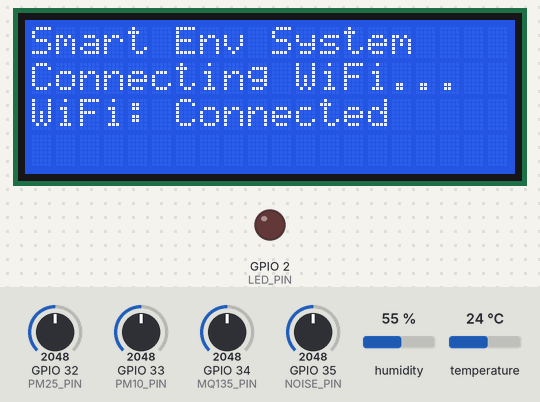
Bench run of a program on a simulated ESP32. Shown: 20×4 character LCD, output pins drawn as LEDs (lit = HIGH). Inputs (shaded band) come from the test bench; at power-on: GPIO 32 (PM25_PIN) = 2048, GPIO 33 (PM10_PIN) = 2048, GPIO 34 (MQ135_PIN) = 2048, GPIO 35 (NOISE_PIN) = 2048, humidity 55 %, temperature 24 °C. WiFi joins after 1.5 s; servers stay silent unless stated; uploads are accepted with an empty reply; what the program prints to the serial monitor is not drawn.

Above: at 1.7 s.
At 3.8 s:
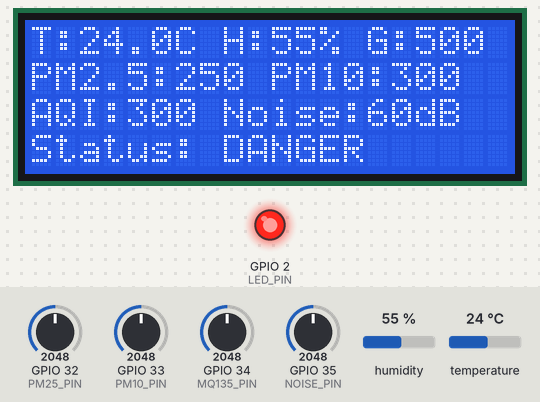
Timing chart, 0 to 5.3 s (numbered marks = the images above):
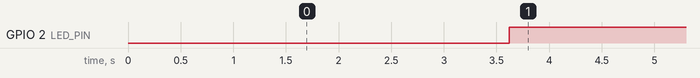

The program:

main.cpp
```cpp
#include <Wire.h>
#include <LiquidCrystal_I2C.h>
#include <DHT.h>
#include <WiFi.h>
#include <HTTPClient.h>
#include <ArduinoJson.h>

#define DHTPIN 15
#define DHTTYPE DHT22
#define LED_PIN 2
#define MQ135_PIN 34  // Analog pin for MQ-135 gas sensor
#define NOISE_PIN 35  // Analog pin for noise sensor
#define PM25_PIN 32   // Analog pin for PM2.5 sensor
#define PM10_PIN 33   // Analog pin for PM10 sensor

// Function declarations
void sendDataToCloud(float temp, float hum, int gas, int noise, int pm25, int pm10, String status);
int readGasSensor();
int readNoiseSensor();
int readPM25Sensor();
int readPM10Sensor();
int calculateAQI(int pm25, int pm10);

// WiFi credentials (Wokwi WiFi simulation)
const char* ssid = "Wokwi-GUEST";
const char* password = "";

// Simple HTTP server endpoint
// Use Wokwi gateway to access localhost on host machine
const char* serverUrl = "http://host.wokwi.internal:3000/api/airquality";

// Alternative: Use Firebase (uncomment to use)
// const char* firebaseHost = "https://YOUR-PROJECT-ID.firebaseio.com";
// const char* firebasePath = "/airquality/sensor1.json";
// const char* firebaseAuth = "";

// Use 20 columns and 4 rows for LCD2004
LiquidCrystal_I2C lcd(0x27, 20, 4);
DHT dht(DHTPIN, DHTTYPE);

unsigned long lastSendTime = 0;
const unsigned long sendInterval = 60000; // Send data every 1 minute

void setup() {
  Serial.begin(115200);
  dht.begin();
  lcd.init();
  lcd.backlight();
  pinMode(LED_PIN, OUTPUT);

  lcd.setCursor(0, 0);
  lcd.print("Smart Env System");
  lcd.setCursor(0, 1);
  lcd.print("Connecting WiFi...");

  // Connect to WiFi
  WiFi.begin(ssid, password);
  Serial.print("Connecting to WiFi");

  int attempts = 0;
  while (WiFi.status() != WL_CONNECTED && attempts < 20) {
    delay(500);
    Serial.print(".");
    attempts++;
  }

  if (WiFi.status() == WL_CONNECTED) {
    Serial.println("\nWiFi Connected!");
    Serial.print("IP Address: ");
    Serial.println(WiFi.localIP());

    lcd.setCursor(0, 2);
    lcd.print("WiFi: Connected");
    delay(2000);
  } else {
    Serial.println("\nWiFi Connection Failed!");
    lcd.setCursor(0, 2);
    lcd.print("WiFi: Failed");
    delay(2000);
  }

  lcd.clear();
}

void loop() {
  float temp = dht.readTemperature();
  float hum = dht.readHumidity();

  // Read sensor values from potentiometers (simulating real sensors)
  int gas = readGasSensor();      // MQ-135: 0-1000 ppm
  int noise = readNoiseSensor();  // Noise: 0-120 dB
  int pm25 = readPM25Sensor();    // PM2.5: 0-500 µg/m³
  int pm10 = readPM10Sensor();    // PM10: 0-600 µg/m³

  int aqi = calculateAQI(pm25, pm10);
  String status = "NORMAL";

  // Enhanced threshold logic including PM2.5 and PM10
  if (gas > 700 || noise > 80 || temp > 40.0 || pm25 > 150 || pm10 > 250 || aqi > 200) {
    status = "DANGER";
    digitalWrite(LED_PIN, HIGH);
  } else if ((gas > 500 && gas <= 700) || (noise > 60 && noise <= 80) ||
             (temp > 35.0 && temp <= 40.0) || (pm25 > 55 && pm25 <= 150) ||
             (pm10 > 150 && pm10 <= 250) || (aqi > 100 && aqi <= 200)) {
    status = "WARNING";
    digitalWrite(LED_PIN, HIGH);
  } else {
    status = "NORMAL";
    digitalWrite(LED_PIN, LOW);
  }

  // Display using 4 lines of the 20x4 LCD
  lcd.clear();
  lcd.setCursor(0, 0);
  lcd.print("T:");
  lcd.print(temp, 1);
  lcd.print("C H:");
  lcd.print(hum, 0);
  lcd.print("% G:");
  lcd.print(gas);

  lcd.setCursor(0, 1);
  lcd.print("PM2.5:");
  lcd.print(pm25);
  lcd.print(" PM10:");
  lcd.print(pm10);

  lcd.setCursor(0, 2);
  lcd.print("AQI:");
  lcd.print(aqi);
  lcd.print(" Noise:");
  lcd.print(noise);
  lcd.print("dB");

  lcd.setCursor(0, 3);
  lcd.print("Status: ");
  lcd.print(status);

  // Serial output for debug
  Serial.println("---------------");
  Serial.print("Temp: "); Serial.print(temp); Serial.println(" °C");
  Serial.print("Hum : "); Serial.print(hum); Serial.println(" %");
  Serial.print("Gas : "); Serial.print(gas); Serial.println(" ppm");
  Serial.print("PM2.5: "); Serial.print(pm25); Serial.println(" µg/m³");
  Serial.print("PM10: "); Serial.print(pm10); Serial.println(" µg/m³");
  Serial.print("AQI : "); Serial.println(aqi);
  Serial.print("Noise: "); Serial.print(noise); Serial.println(" dB");
  Serial.print("Status: "); Serial.println(status);

  // Send data to cloud/mobile app
  if (WiFi.status() == WL_CONNECTED) {
    if (millis() - lastSendTime >= sendInterval) {
      sendDataToCloud(temp, hum, gas, noise, pm25, pm10, status);
      lastSendTime = millis();
    } else {
      Serial.print("Waiting to send... (");
      Serial.print((sendInterval - (millis() - lastSendTime)) / 1000);
      Serial.println(" seconds remaining)");
    }
  } else {
    Serial.println("WiFi not connected!");
  }

  Serial.println("---------------");

  delay(60000); // 1 minute delay between loops
}

void sendDataToCloud(float temp, float hum, int gas, int noise, int pm25, int pm10, String status) {
  HTTPClient http;

  // Create JSON payload
  StaticJsonDocument<400> doc;
  doc["temperature"] = temp;
  doc["humidity"] = hum;
  doc["gas"] = gas;
  doc["noise"] = noise;
  doc["pm25"] = pm25;
  doc["pm10"] = pm10;
  doc["aqi"] = calculateAQI(pm25, pm10);
  doc["status"] = status;
  doc["timestamp"] = millis();
  doc["deviceId"] = "ESP32_001";

  String jsonString;
  serializeJson(doc, jsonString);

  Serial.println("=== Sending data to server ===");
  Serial.print("Server URL: ");
  Serial.println(serverUrl);
  Serial.print("JSON Payload: ");
  Serial.println(jsonString);

  // Send to custom HTTP server
  Serial.println("Initiating HTTP connection...");
  http.begin(serverUrl);
  http.addHeader("Content-Type", "application/json");

  Serial.println("Sending POST request...");
  int httpResponseCode = http.POST(jsonString);

  // Alternative: Send to Firebase (uncomment to use)
  // String firebaseUrl = String(firebaseHost) + firebasePath;
  // if (strlen(firebaseAuth) > 0) {
  //   firebaseUrl += "?auth=" + String(firebaseAuth);
  // }
  // http.begin(firebaseUrl);
  // http.addHeader("Content-Type", "application/json");
  // int httpResponseCode = http.PUT(jsonString);

  if (httpResponseCode > 0) {
    String response = http.getString();
    Serial.print("HTTP Response code: ");
    Serial.println(httpResponseCode);
    Serial.print("Response: ");
    Serial.println(response);
  } else {
    Serial.print("Error sending data. HTTP code: ");
    Serial.println(httpResponseCode);
  }

  http.end();
}

// Read MQ-135 gas sensor (simulated with potentiometer)
// Returns: 0-1000 ppm
int readGasSensor() {
  int rawValue = analogRead(MQ135_PIN);  // 0-4095 (12-bit ADC)
  int ppm = map(rawValue, 0, 4095, 0, 1000);  // Convert to 0-1000 ppm
  return ppm;
}

// Read noise sensor (simulated with potentiometer)
// Returns: 0-120 dB
int readNoiseSensor() {
  int rawValue = analogRead(NOISE_PIN);  // 0-4095 (12-bit ADC)
  int dB = map(rawValue, 0, 4095, 0, 120);  // Convert to 0-120 dB
  return dB;
}

// Read PM2.5 sensor (simulated with potentiometer)
// Returns: 0-500 µg/m³
int readPM25Sensor() {
  int rawValue = analogRead(PM25_PIN);  // 0-4095 (12-bit ADC)
  int pm25 = map(rawValue, 0, 4095, 0, 500);  // Convert to 0-500 µg/m³
  return pm25;
}

// Read PM10 sensor (simulated with potentiometer)
// Returns: 0-600 µg/m³
int readPM10Sensor() {
  int rawValue = analogRead(PM10_PIN);  // 0-4095 (12-bit ADC)
  int pm10 = map(rawValue, 0, 4095, 0, 600);  // Convert to 0-600 µg/m³
  return pm10;
}

// Calculate Air Quality Index (AQI) based on PM2.5 and PM10
// Returns: 0-500 AQI value
// Reference: US EPA AQI calculation
int calculateAQI(int pm25, int pm10) {
  int aqi25 = 0;
  int aqi10 = 0;

  // Calculate AQI for PM2.5
  if (pm25 <= 12) {
    aqi25 = map(pm25, 0, 12, 0, 50);
  } else if (pm25 <= 35) {
    aqi25 = map(pm25, 13, 35, 51, 100);
  } else if (pm25 <= 55) {
    aqi25 = map(pm25, 36, 55, 101, 150);
  } else if (pm25 <= 150) {
    aqi25 = map(pm25, 56, 150, 151, 200);
  } else if (pm25 <= 250) {
    aqi25 = map(pm25, 151, 250, 201, 300);
  } else {
    aqi25 = map(pm25, 251, 500, 301, 500);
  }

  // Calculate AQI for PM10
  if (pm10 <= 54) {
    aqi10 = map(pm10, 0, 54, 0, 50);
  } else if (pm10 <= 154) {
    aqi10 = map(pm10, 55, 154, 51, 100);
  } else if (pm10 <= 254) {
    aqi10 = map(pm10, 155, 254, 101, 150);
  } else if (pm10 <= 354) {
    aqi10 = map(pm10, 255, 354, 151, 200);
  } else if (pm10 <= 424) {
    aqi10 = map(pm10, 355, 424, 201, 300);
  } else {
    aqi10 = map(pm10, 425, 600, 301, 500);
  }

  // Return the higher AQI value
  return max(aqi25, aqi10);
}
```

Measured:
- by itself, GPIO 2 (LED_PIN): LOW → HIGH at 3.6 s
- what the display in image 0 shows lasts 2.1 s, from 1.6 s to 3.7 s
